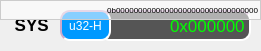
     <widget class="QWidget" name="widget_13" native="true">
      <property name="geometry">
       <rect>
        <x>280</x>
        <y>370</y>
        <width>261</width>
        <height>51</height>
       </rect>
      </property>
      <widget class="QLineEdit" name="DataEdit_sys">
       <property name="geometry">
        <rect>
         <x>100</x>
         <y>10</y>
         <width>151</width>
         <height>31</height>
        </rect>
       </property>
       <property name="font">
        <font>
         <pointsize>13</pointsize>
         <weight>50</weight>
         <bold>false</bold>
        </font>
       </property>
       <property name="styleSheet">
        <string notr="true">QLineEdit{
	background-color:#555555;
	border:2px inset #ccaacc;
	border-radius:10px;
	color:rgb(0,255,0);
}</string>
       </property>
       <property name="text">
        <string>0x000000</string>
       </property>
       <property name="alignment">
        <set>Qt::AlignRight|Qt::AlignTrailing|Qt::AlignVCenter</set>
       </property>
       <property name="readOnly">
        <bool>true</bool>
       </property>
      </widget>
      <widget class="QLabel" name="label_22">
       <property name="geometry">
        <rect>
         <x>10</x>
         <y>14</y>
         <width>51</width>
         <height>21</height>
        </rect>
       </property>
       <property name="font">
        <font>
         <pointsize>13</pointsize>
         <weight>75</weight>
         <bold>true</bold>
        </font>
       </property>
       <property name="layoutDirection">
        <enum>Qt::LeftToRight</enum>
       </property>
       <property name="text">
        <string> SYS</string>
       </property>
      </widget>
      <widget class="QPushButton" name="NumSysSetButton_sys">
       <property name="geometry">
        <rect>
         <x>60</x>
         <y>10</y>
         <width>51</width>
         <height>31</height>
        </rect>
       </property>
       <property name="styleSheet">
        <string notr="true">QPushButton{
	background-color:#0099ff;
	border:2px inset #ccaacc;
	border-radius:10px;
	color:rgb(255,255,255);
}

QPushButton::hover{
	background-color:#0033ff;
	border:2px inset #0077ff;
	border-radius:1px;
	color:rgb(200,200,200);
}
QPushButton::pressed{
	border:2px inset #ffffff;
	border-radius:1px;
}</string>
       </property>
       <property name="text">
        <string>u32-H</string>
       </property>
      </widget>
      <widget class="QLabel" name="RegPrompt_sys">
       <property name="geometry">
        <rect>
         <x>0</x>
         <y>0</y>
         <width>261</width>
         <height>20</height>
        </rect>
       </property>
       <property name="font">
        <font>
         <pointsize>6</pointsize>
        </font>
       </property>
       <property name="styleSheet">
        <string notr="true">QWidget{
	background-color:#88ffffff;
    border:1px solid #cccccc;
	border-radius:20px;
}</string>
       </property>
       <property name="text">
        <string>0b00000000000000000000000000000000</string>
       </property>
       <property name="alignment">
        <set>Qt::AlignRight|Qt::AlignTrailing|Qt::AlignVCenter</set>
       </property>
      </widget>
     </widget>
